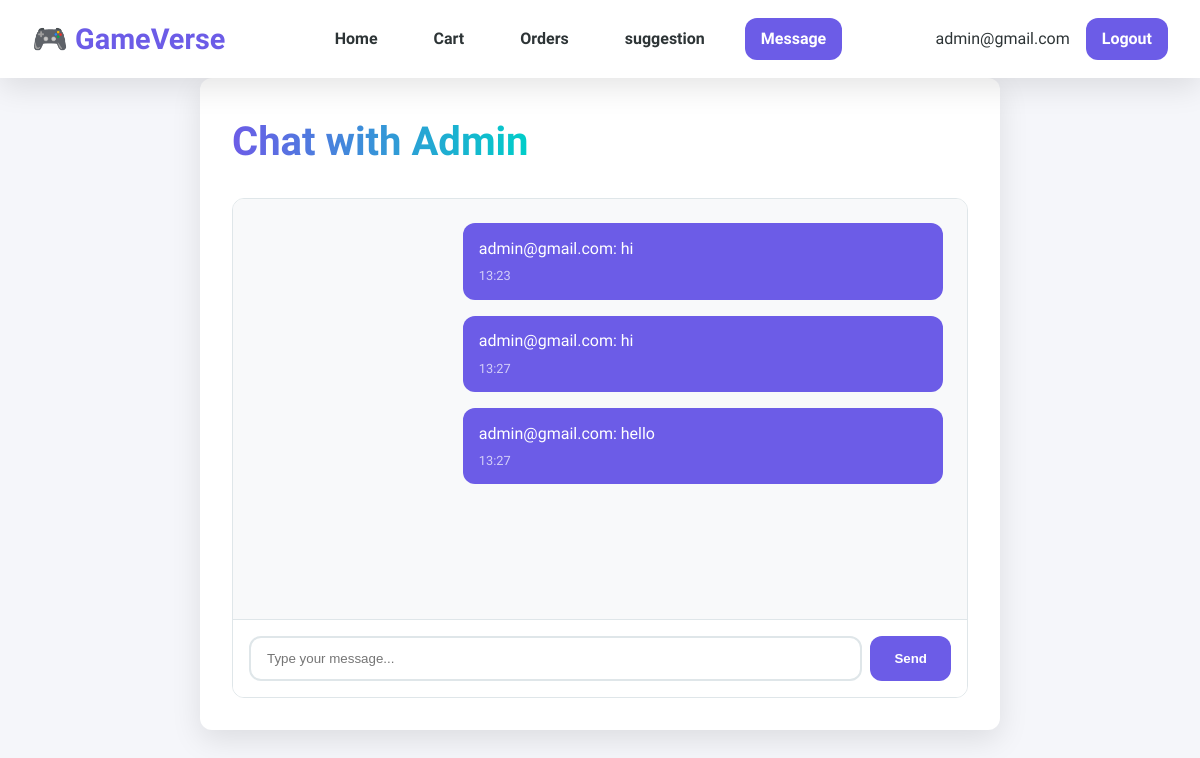
Page /userchat/ (signed in) on the committed database.
### myshop/models.py (models this page shows)
class Message(models.Model):
    sender  = models.ForeignKey(Register,on_delete=models.CASCADE,related_name="sent_messages")
    receiver  = models.ForeignKey(Register,on_delete=models.CASCADE,related_name="received_messages")
    chat = models.TextField()
    created_at = models.DateTimeField(auto_now_add=True)

class Register(AbstractUser):
    usertype=models.CharField(max_length=10,default="admin")

### myshop/views.py (the view)
# urls.py: path('userchat/', views.userchat, name='userchat'),
def userchat(request):
    admin_user = Register.objects.filter(usertype='admin').first()
    messages_list = []
    if admin_user:
        messages_list = Message.objects.filter(
            (Q(sender=request.user) & Q(receiver=admin_user)) |
            (Q(sender=admin_user) & Q(receiver=request.user))
        ).order_by('created_at')
        if request.method == "POST":
            message_text = request.POST.get('message')
            if message_text:
                Message.objects.create(sender=request.user, receiver=admin_user, chat=message_text)
                return redirect('userchat')
    return render(request, 'userchat.html', {
        'receiver': admin_user,
        'messages': messages_list,
        'user': request.user
    })

### myshop/templates/userchat.html (shortened to what this page needs)
{% load static %}
<!DOCTYPE html>
<html lang="en">
<head>
  <link rel="stylesheet" href="{% static 'css/home.css' %}">
  <link rel="stylesheet" href="{% static 'css/userchat.css' %}">
</head>
<body>
</body>
  <header class="tophead">
    <div class="logo">🎮 GameVerse</div>
    <nav class="main-nav">
      <a href="/home">Home</a>
      <a href="/cart">Cart</a>
      <a href="/orders">Orders</a>
      <a href="/contact">suggestion</a>
      <a href="/userchat"  class="active">Message</a>
    </nav>
    <div class="header-right">
      {{request.session.uname}}
      <a href="/login" class="login-btn">Logout</a>
    </div>
  </header>
  <div class="container chat-page">
    <h1 class="chat-title">Chat with Admin</h1>
    <div class="chat-box">
      <div class="chat-messages">
        {% for message in messages %}
          <div class="chat-message {% if message.sender == user %}sent{% else %}received{% endif %}">
            <p>{{ message.sender.username }}: {{ message.chat }}</p>
            <span class="timestamp">{{ message.created_at|date:"H:i" }}</span>
          </div>
        {% empty %}
          <p class="no-messages">No messages yet.</p>
        {% endfor %}
      </div>
      <form method="POST" class="chat-form">
        <input type="text" name="message" placeholder="Type your message..." required>
        <button type="submit">Send</button>
      </form>
    </div>
</div>
</body>
</html>

### myshop/static/css/userchat.css (style rules this page uses)
.chat-page { background-color: white; padding: 2rem; border-radius: var(--border-radius); box-shadow: var(--box-shadow); max-width: 800px; margin: 0 auto; }
.chat-title { margin-bottom: 1.5rem; text-align: center; }
.chat-box { display: flex; flex-direction: column; height: 500px; border: 1px solid #dfe6e9; border-radius: var(--border-radius); overflow: hidden; }
.chat-messages { flex: 1; padding: 1.5rem; overflow-y: auto; background-color: #f8f9fa; }
.chat-message { margin-bottom: 1rem; padding: 0.8rem 1rem; border-radius: var(--border-radius); max-width: 70%; position: relative; }
.chat-message.sent { background-color: var(--primary); color: white; margin-left: auto; }
.timestamp { display: block; font-size: 0.8rem; opacity: 0.7; margin-top: 0.3rem; }
.chat-form { display: flex; padding: 1rem; background-color: white; border-top: 1px solid #dfe6e9; }
.chat-form input { flex: 1; padding: 0.8rem 1rem; border: 2px solid #dfe6e9; border-radius: var(--border-radius); margin-right: 0.5rem; }
.chat-form button { padding: 0.8rem 1.5rem; background-color: var(--primary); color: white; border: none; border-radius: var(--border-radius); cursor: pointer; font-weight: 600; }

### myshop/static/css/base.css (style rules this page uses)
:root { --primary: #6c5ce7; --primary-dark: #5649c0; --secondary: #00cec9; --dark: #2d3436; --light: #f5f6fa; --success: #00b894; --danger: #d63031; --warning: #fdcb6e; --info: #0984e3; --border-radius: 12px; --box-shadow: 0 10px 30px rgba(0, 0, 0, 0.1); --transition: all 0.3s ease; }
* { margin: 0; padding: 0; box-sizing: border-box; }
body { font-family: 'Rajdhani', sans-serif; background-color: var(--light); color: var(--dark); line-height: 1.6; }
.container { max-width: 1200px; margin: 0 auto; padding: 2rem; }
h1, h2, h3, h4 { font-weight: 600; margin-bottom: 1rem; color: var(--dark); }
h1 { font-size: 2.5rem; background: linear-gradient(90deg, var(--primary), var(--secondary)); -webkit-background-clip: text; background-clip: text; color: transparent; display: inline-block; }
.tophead { background-color: white; box-shadow: var(--box-shadow); padding: 1rem 2rem; display: flex; justify-content: space-between; align-items: center; position: sticky; top: 0; z-index: 1000; }
.logo { font-size: 1.8rem; font-weight: 600; color: var(--primary); display: flex; align-items: center; gap: 0.5rem; }
.main-nav { display: flex; gap: 1.5rem; }
.main-nav a { text-decoration: none; color: var(--dark); font-weight: 600; padding: 0.5rem 1rem; border-radius: var(--border-radius); transition: var(--transition); }
.main-nav a:hover, .main-nav a.active { color: white; background-color: var(--primary); }
.header-right { display: flex; align-items: center; gap: 1rem; }
.login-btn { background-color: var(--primary); color: white; padding: 0.5rem 1rem; border-radius: var(--border-radius); text-decoration: none; font-weight: 600; transition: var(--transition); }

### rows in the picture
Message: sender.username "admin@gmail.com", chat "hi", created_at "13:23"
Message: sender.username "admin@gmail.com", chat "hi", created_at "13:27"
Message: sender.username "admin@gmail.com", chat "hello", created_at "13:27"

### other values in the picture
{{ request.session.uname }} "admin@gmail.com"
